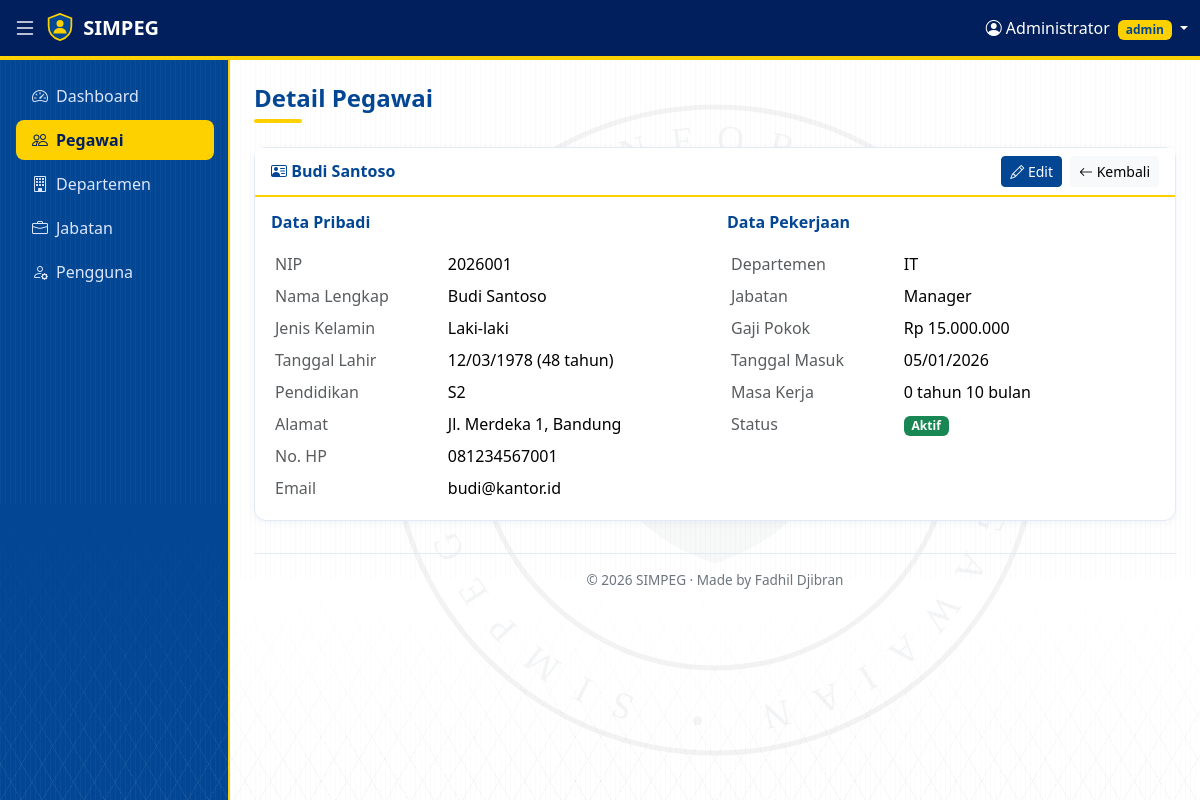
Screenshot of /pegawai_detail.php?id=1 (signed in) with the database file from the repository.
### tables this page shows
CREATE TABLE pegawai (
  id INT AUTO_INCREMENT PRIMARY KEY,
  nip VARCHAR(30) NOT NULL UNIQUE,
  nama VARCHAR(100) NOT NULL,
  jenis_kelamin ENUM('L','P') NOT NULL,
  tanggal_lahir DATE,
  pendidikan ENUM('SD','SMP','SMA','D3','S1','S2','S3'),
  alamat VARCHAR(255),
  no_hp VARCHAR(20),
  email VARCHAR(100),
  departemen_id INT,
  jabatan_id INT,
  tanggal_masuk DATE NOT NULL,
  aktif TINYINT(1) NOT NULL DEFAULT 1,
  FOREIGN KEY (departemen_id) REFERENCES departemen(id),
  FOREIGN KEY (jabatan_id) REFERENCES jabatan(id)
);

CREATE TABLE departemen (
  id INT AUTO_INCREMENT PRIMARY KEY,
  nama VARCHAR(100) NOT NULL,
  keterangan VARCHAR(255),
  aktif TINYINT(1) NOT NULL DEFAULT 1
);

CREATE TABLE jabatan (
  id INT AUTO_INCREMENT PRIMARY KEY,
  nama VARCHAR(100) NOT NULL,
  gaji_pokok DECIMAL(12,2) NOT NULL DEFAULT 0,
  aktif TINYINT(1) NOT NULL DEFAULT 1
);

### class/Pegawai.php (called while the page is built, shortened)
<?php
class Pegawai {
    private mysqli $db;
    public function __construct(mysqli $db) {
        $this->db = $db;
    }
    public function detail(int $id): ?array {
        $st = $this->db->prepare('SELECT p.*, d.nama departemen, j.nama jabatan, j.gaji_pokok,
                TIMESTAMPDIFF(YEAR, p.tanggal_lahir, CURDATE()) usia,
                TIMESTAMPDIFF(MONTH, p.tanggal_masuk, CURDATE()) masa_kerja_bulan
            FROM pegawai p
            LEFT JOIN departemen d ON d.id = p.departemen_id
            LEFT JOIN jabatan j ON j.id = p.jabatan_id
            WHERE p.id = ?');
        $st->execute([$id]);
        return $st->get_result()->fetch_assoc();
    }
}

### pegawai_detail.php (the view, shortened to what this page needs)
<?php
require 'config.php';
require 'layout.php';
require 'class/Pegawai.php';
$p = (new Pegawai($db))->detail((int)($_GET['id'] ?? 0));
$tgl = fn($d) => $d ? date('d/m/Y', strtotime($d)) : '-';
$masaKerja = intdiv($p['masa_kerja_bulan'], 12) . ' tahun ' . $p['masa_kerja_bulan'] % 12 . ' bulan';
$pribadi = [
    'NIP'           => e($p['nip']),
    'Nama Lengkap'  => e($p['nama']),
    'Jenis Kelamin' => $p['jenis_kelamin'] === 'L' ? 'Laki-laki' : 'Perempuan',
    'Tanggal Lahir' => $tgl($p['tanggal_lahir']) . ($p['usia'] !== null ? " ({$p['usia']} tahun)" : ''),
    'Pendidikan'    => e($p['pendidikan'] ?? '-'),
    'Alamat'        => e($p['alamat'] ?: '-'),
    'No. HP'        => e($p['no_hp'] ?: '-'),
    'Email'         => e($p['email'] ?: '-'),
];
$pekerjaan = [
    'Departemen'    => e($p['departemen'] ?? '-'),
    'Jabatan'       => e($p['jabatan'] ?? '-'),
    'Gaji Pokok'    => $p['gaji_pokok'] !== null ? 'Rp ' . number_format($p['gaji_pokok'], 0, ',', '.') : '-',
    'Tanggal Masuk' => $tgl($p['tanggal_masuk']),
    'Masa Kerja'    => $masaKerja,
    'Status'        => badge_status($p['aktif']),
];
?>
<div class="card">
  <div class="card-header d-flex flex-wrap gap-2 justify-content-between align-items-center">
    <span><i class="bi bi-person-vcard"></i> <?= e($p['nama']) ?></span>
    <div class="d-flex gap-2">
      <?php if (is_admin() && $p['aktif']): ?>
        <a href="pegawai.php?edit=<?= $p['id'] ?>" class="btn btn-sm btn-primary"><i class="bi bi-pencil"></i> Edit</a>
      <?php endif; ?>
      <?= tombol_kembali('pegawai.php') ?>
    </div>
  </div>
  <div class="card-body">
    <div class="row g-4">
      <?php foreach (['Data Pribadi' => $pribadi, 'Data Pekerjaan' => $pekerjaan] as $judul => $baris): ?>
      <div class="col-lg-6">
        <h6 class="text-biru fw-bold mb-3"><?= $judul ?></h6>
        <table class="table table-sm table-borderless mb-0">
          <?php foreach ($baris as $label => $nilai): ?>
            <tr><th class="text-muted fw-normal" style="width: 40%"><?= $label ?></th><td><?= $nilai ?></td></tr>
          <?php endforeach; ?>
        </table>
      </div>
      <?php endforeach; ?>
    </div>
  </div>
</div>

### config.php (shortened to what this page needs)
<?php
function e($s) { return htmlspecialchars((string)$s, ENT_QUOTES, 'UTF-8'); }
function is_admin() { return ($_SESSION['user']['role'] ?? '') === 'admin'; }
function tombol_kembali($url) {
    return '<a href="' . e($url) . '" class="btn btn-sm btn-light"><i class="bi bi-arrow-left"></i> Kembali</a>';
}
function badge_status($aktif) {
    return $aktif ? '<span class="badge bg-success">Aktif</span>' : '<span class="badge bg-secondary">Inaktif</span>';
}

### style.css (style rules this page uses)
:root { --biru: #034694; --biru-tua: #001f5c; --kuning: #fdd000; }
body { background: #fff; color: #1c2434; }
.text-biru { color: var(--biru) !important; }
@media (min-width: 992px) { .app { height: 100vh; display: flex; flex-direction: column; overflow: hidden; } }
.card { border: 1px solid #e3e9f5; border-radius: 12px; box-shadow: 0 2px 8px rgba(3,70,148,.06); }
.card-header { background: #fff; border-bottom: 2px solid var(--kuning); font-weight: 600; color: var(--biru); }
.btn-primary { background: var(--biru); border-color: var(--biru); }

### rows the page displays
pegawai: nama "Budi Santoso", judul "Data Pribadi", label "NIP", nip "2026001", label "Nama Lengkap", label "Jenis Kelamin", nilai "Laki-laki", label "Tanggal Lahir", nilai "12/03/1978 (48 tahun)", label "Pendidikan", pendidikan "S2", label "Alamat", alamat "Jl. Merdeka 1, Bandung", label "No. HP", no_hp "081234567001", label "Email", email "budi@kantor.id", judul "Data Pekerjaan", label "Departemen", departemen.nama "IT", label "Jabatan", jabatan.nama "Manager", label "Gaji Pokok", nilai "Rp 15.000.000", label "Tanggal Masuk", nilai "05/01/2026", label "Masa Kerja", nilai "0 tahun 10 bulan", label "Status", aktif "Aktif"

### other values shown
$u['nama'] "Administrator"
$u['role'] "admin"
$label "Dashboard"
$label "Pegawai"
$label "Departemen"
$label "Jabatan"
$label "Pengguna"
$judul "Detail Pegawai"
